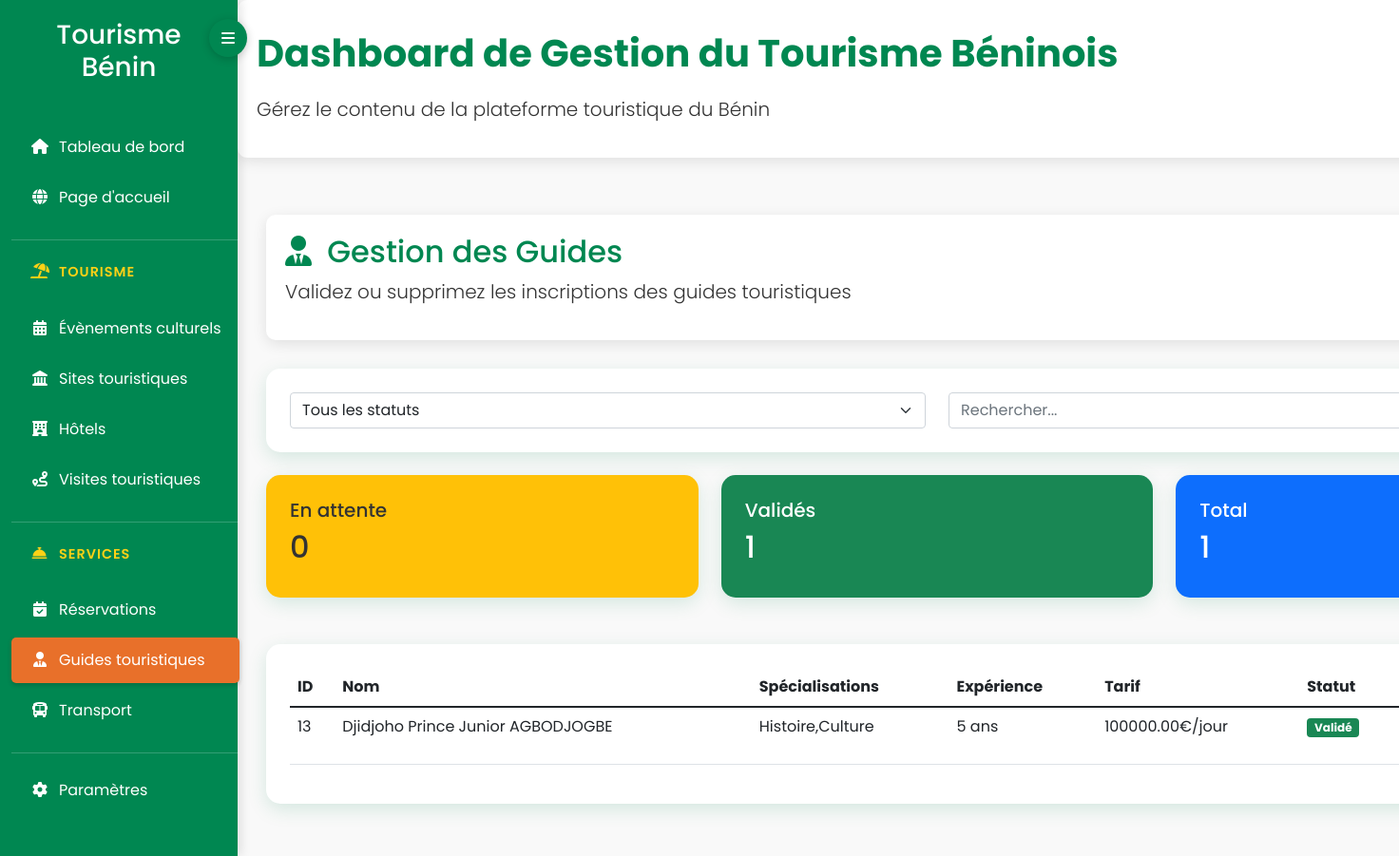
The page /Admin/index.php?page=guides_touristiques (signed in) on the database its author committed.
### tables this page shows
CREATE TABLE `guides` (
  `id` int(11) NOT NULL,
  `first_name` varchar(100) NOT NULL,
  `last_name` varchar(100) NOT NULL,
  `birth_date` date DEFAULT NULL,
  `gender` enum('homme','femme','autre') NOT NULL,
  `address` varchar(255) NOT NULL,
  `city` varchar(100) NOT NULL,
  `phone` varchar(50) NOT NULL,
  `email` varchar(255) NOT NULL,
  `id_number` varchar(50) DEFAULT NULL,
  `license_number` varchar(50) DEFAULT NULL,
  `experience_years` int(2) NOT NULL,
  `education` varchar(255) DEFAULT NULL,
  `languages` varchar(255) DEFAULT NULL,
  `specializations` varchar(255) DEFAULT NULL,
  `regions` varchar(255) DEFAULT NULL,
  `daily_rate` decimal(10,2) DEFAULT NULL,
  `biography` text DEFAULT NULL,
  `profile_photo` varchar(255) DEFAULT NULL,
  `documents` text DEFAULT NULL,
  `username` varchar(50) NOT NULL,
  `password` varchar(255) NOT NULL,
  `status` varchar(20) NOT NULL DEFAULT 'pending',
  `created_at` timestamp NOT NULL DEFAULT current_timestamp()
);

### Admin/pages/guides_touristiques.php (the view, shortened to what this page needs)
<?php
include 'database/db.php';
try {
    $stmt = $db->query("SELECT * FROM guides ORDER BY
                      CASE WHEN status = 'pending' THEN 1 ELSE 2 END,
                      created_at DESC");
    $guides = $stmt->fetchAll(PDO::FETCH_ASSOC);
} catch(PDOException $e) {
    echo "<div class='alert alert-danger'>Erreur: " . $e->getMessage() . "</div>";
    $guides = [];
}
?>
<div class="container-fluid">
    <div class="header">
        <h2><i class="fas fa-user-tie me-2"></i> Gestion des Guides</h2>
        <p class="lead">Validez ou supprimez les inscriptions des guides touristiques</p>
    </div>
    <div class="card mb-4">
        <div class="card-body">
            <div class="row">
                <div class="col-md-6">
                    <select id="statusFilter" class="form-select">
                        <option value="all">Tous les statuts</option>
                    </select>
                </div>
                <div class="col-md-6">
                    <input type="text" id="searchInput" class="form-control" placeholder="Rechercher...">
                </div>
            </div>
        </div>
    </div>
    <div class="row mb-4">
        <div class="col-md-4">
            <div class="card bg-warning">
                <div class="card-body">
                    <h5>En attente</h5>
                    <h2 id="pendingCount"><?= count(array_filter($guides, fn($g) => $g['status'] === 'pending')) ?></h2>
                </div>
            </div>
        </div>
        <div class="col-md-4">
            <div class="card bg-success text-white">
                <div class="card-body">
                    <h5>Validés</h5>
                    <h2 id="approvedCount"><?= count(array_filter($guides, fn($g) => $g['status'] === 'approved')) ?></h2>
                </div>
            </div>
        </div>
        <div class="col-md-4">
            <div class="card bg-primary text-white">
                <div class="card-body">
                    <h5>Total</h5>
                    <h2 id="totalCount"><?= count($guides) ?></h2>
                </div>
            </div>
        </div>
    </div>
    <div class="card">
        <div class="card-body">
            <div class="table-responsive">
                <table class="table table-hover">
                    <thead>
                        <tr>
                            <th>ID</th>
                            <th>Nom</th>
                            <th>Spécialisations</th>
                            <th>Expérience</th>
                            <th>Tarif</th>
                            <th>Statut</th>
                        </tr>
                    </thead>
                    <tbody>
                        <?php foreach($guides as $g): ?>
                        <tr data-status="<?= $g['status'] ?>">
                            <td><?= $g['id'] ?></td>
                            <td><?= $g['first_name'] . ' ' . $g['last_name'] ?></td>
                            <td><?= $g['specializations'] ?? 'Non spécifié' ?></td>
                            <td><?= $g['experience_years'] ?> ans</td>
                            <td><?= $g['daily_rate'] ? $g['daily_rate'] . '€/jour' : 'Non spécifié' ?></td>
                            <td>
                                <?php if($g['status'] === 'pending'): ?>
                                    <span class="badge bg-warning">En attente</span>
                                <?php else: ?>
                                    <span class="badge bg-success">Validé</span>
                                <?php endif; ?>
                            </td>
                        </tr>
                        <?php endforeach; ?>
                    </tbody>
                </table>
            </div>
        </div>
    </div>
</div>

### Admin/index.php (style rules this page uses)
:root { --primary-color: #008751; --secondary-color: #FCD116; --accent-color: #E8702A; --text-color: #333; --light-color: #f9f9f9; --transition-speed: 0.3s; }
body { font-family: 'Poppins', sans-serif; background-color: var(--light-color); color: var(--text-color); min-height: 100vh; display: flex; flex-direction: column; transition: all var(--transition-speed) ease; }
.container-fluid { flex: 1; display: flex; flex-direction: column; padding-left: 0; padding-right: 0; transition: all var(--transition-speed) ease; }
.header { background-color: white; color: var(--primary-color); padding: 20px; margin-bottom: 30px; border-radius: 10px; box-shadow: 0 4px 15px rgba(0,0,0,0.1); }
.card { border: none; border-radius: 15px; box-shadow: 0 6px 20px rgba(0, 135, 81, 0.15); transition: all var(--transition-speed) ease; margin-bottom: 25px; overflow: hidden; }
.card-body { padding: 25px; }
.lead { color: var(--text-color); }

### rows shown on the page
guides: status "0", status "1", id "13", first_name "Djidjoho Prince Junior", last_name "AGBODJOGBE", specializations "Histoire,Culture", experience_years "5", daily_rate "100000.00", shows "Validé"

### other values the page prints
count($guides) "1"
